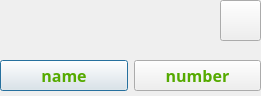
<?xml version="1.0" encoding="UTF-8"?>
<ui version="4.0">
 <class>qmessage3_Dialog</class>
 <widget class="QDialog" name="qmessage3_Dialog">
  <property name="geometry">
   <rect>
    <x>0</x>
    <y>0</y>
    <width>261</width>
    <height>96</height>
   </rect>
  </property>
  <property name="windowTitle">
   <string>Dialog</string>
  </property>
  <widget class="QLabel" name="label">
   <property name="geometry">
    <rect>
     <x>0</x>
     <y>0</y>
     <width>261</width>
     <height>96</height>
    </rect>
   </property>
   <property name="styleSheet">
    <string notr="true">background-image: url(:/images/S4-0132.png);</string>
   </property>
   <property name="text">
    <string/>
   </property>
  </widget>
  <widget class="QLabel" name="choose_label">
   <property name="geometry">
    <rect>
     <x>0</x>
     <y>0</y>
     <width>261</width>
     <height>50</height>
    </rect>
   </property>
   <property name="text">
    <string/>
   </property>
  </widget>
  <widget class="QWidget" name="layoutWidget">
   <property name="geometry">
    <rect>
     <x>0</x>
     <y>50</y>
     <width>261</width>
     <height>51</height>
    </rect>
   </property>
   <layout class="QHBoxLayout" name="horizontalLayout">
    <item>
     <widget class="QPushButton" name="name_pushButton">
      <property name="font">
       <font>
        <family>Agency FB</family>
        <pointsize>12</pointsize>
        <weight>75</weight>
        <bold>true</bold>
       </font>
      </property>
      <property name="styleSheet">
       <string notr="true">color: rgb(85, 170, 0);</string>
      </property>
      <property name="text">
       <string>name</string>
      </property>
     </widget>
    </item>
    <item>
     <widget class="QPushButton" name="number_pushButton">
      <property name="font">
       <font>
        <family>Agency FB</family>
        <pointsize>12</pointsize>
        <weight>75</weight>
        <bold>true</bold>
       </font>
      </property>
      <property name="styleSheet">
       <string notr="true">color: rgb(85, 170, 0);</string>
      </property>
      <property name="text">
       <string>number</string>
      </property>
     </widget>
    </item>
   </layout>
  </widget>
  <widget class="QPushButton" name="qmessage3_close_pushButton">
   <property name="geometry">
    <rect>
     <x>220</x>
     <y>0</y>
     <width>41</width>
     <height>41</height>
    </rect>
   </property>
   <property name="styleSheet">
    <string notr="true">border-image: url(:/images/origami-colored-pencil-16.png);</string>
   </property>
   <property name="text">
    <string/>
   </property>
  </widget>
 </widget>
 <resources/>
 <connections/>
</ui>
